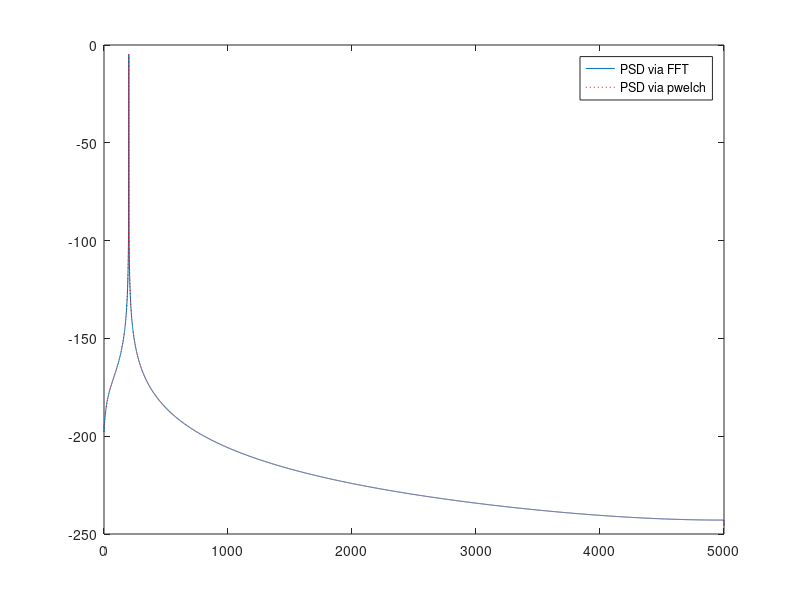

Write the MATLAB code that produced this figure.
 Fs = 10000; 
 t  = (0:1/Fs:1-1/Fs).'; 
 x  = sin(2*pi*t*200);
 Nx = length(x);
 % Window data
 w = hanning(Nx);
 xw = x.*w; % with windowing
 %xw=x;      % without windowing *****
 
 % Calculate power
 nfft = Nx; 
 X = fft(xw,nfft);
 mx = abs(X).^2; 
 % Normalize by window power. Multiply by 2 (except DC & Nyquist) 
 % to calculate one-sided spectrum. Divide by Fs to calculate 
 % spectral  density.
 mx = mx/(w'*w); % with windowing ******
 NumUniquePts = nfft/2+1; 
 mx = mx(1:NumUniquePts);
 mx(2:end-1) = mx(2:end-1)*2;
 Pxx1 = mx/Fs;
 Fx1 = (0:NumUniquePts-1)*Fs/nfft; 
 
 % Pwelch
 [Pxx2,Fx2] = pwelch(x,w,0,nfft,Fs);
 plot(Fx1,10*log10(Pxx1),Fx2,10*log10(Pxx2),'r:');
 legend('PSD via FFT','PSD via pwelch')